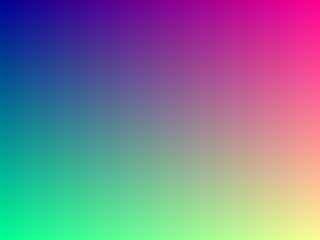
Frame 1 (no input)
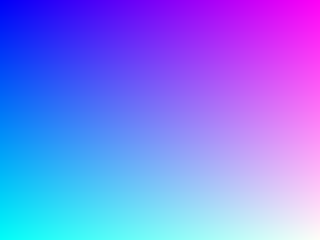
Frame 60 (the mouse pressed at the canvas centre just before this capture)
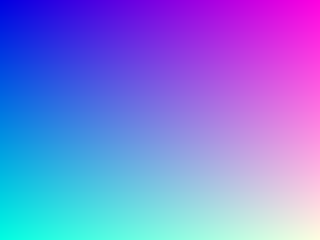
Frame 120 (the mouse held since frame 60 and released just before this capture)

The Processing sketch that drew these frames (run headless with seeded random() and noise(); from frame 60 on, the mouse is pressed at the canvas centre):

// Processing sketch: loadimages
// ── loadimages.pde
void setup() {
  size(320, 240);
}
 
void draw() {
  for (int y = 0; y < height; y=y+1) {
    for (int x = 0; x < width; x=x+1) {
      float r = 255 * (x / (float) width);
      float g = 255 * (y / (float) height);
      float b = 127.5 + 127.5 * sin(millis() / 1000.0);
      set(x, y, color(r, g, b));
    }
  }
}
